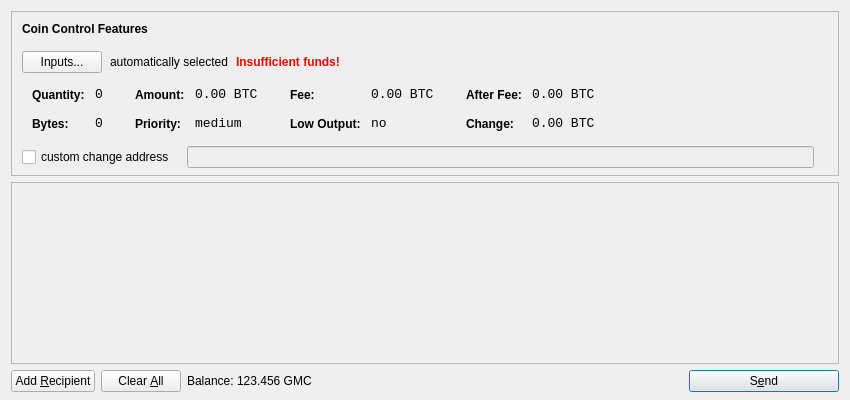
<?xml version="1.0" encoding="UTF-8"?>
<ui version="4.0">
 <class>SendCoinsDialog</class>
 <widget class="QDialog" name="SendCoinsDialog">
  <property name="geometry">
   <rect>
    <x>0</x>
    <y>0</y>
    <width>850</width>
    <height>400</height>
   </rect>
  </property>
  <property name="windowTitle">
   <string>Send Coins</string>
  </property>
  <layout class="QVBoxLayout" name="verticalLayout" stretch="0,1,0">
   <property name="bottomMargin">
    <number>8</number>
   </property>
   <item>
    <widget class="QFrame" name="frameCoinControl">
     <property name="sizePolicy">
      <sizepolicy hsizetype="Expanding" vsizetype="Expanding">
       <horstretch>0</horstretch>
       <verstretch>0</verstretch>
      </sizepolicy>
     </property>
     <property name="maximumSize">
      <size>
       <width>16777215</width>
       <height>16777215</height>
      </size>
     </property>
     <property name="frameShape">
      <enum>QFrame::StyledPanel</enum>
     </property>
     <property name="frameShadow">
      <enum>QFrame::Sunken</enum>
     </property>
     <layout class="QVBoxLayout" name="verticalLayoutCoinControl2">
      <property name="spacing">
       <number>-1</number>
      </property>
      <property name="leftMargin">
       <number>0</number>
      </property>
      <property name="topMargin">
       <number>0</number>
      </property>
      <property name="rightMargin">
       <number>0</number>
      </property>
      <property name="bottomMargin">
       <number>6</number>
      </property>
      <item>
       <layout class="QVBoxLayout" name="verticalLayoutCoinControl" stretch="0,0,0,0,1">
        <property name="spacing">
         <number>0</number>
        </property>
        <property name="leftMargin">
         <number>10</number>
        </property>
        <property name="topMargin">
         <number>10</number>
        </property>
        <item>
         <layout class="QHBoxLayout" name="horizontalLayoutCoinControl1">
          <property name="bottomMargin">
           <number>15</number>
          </property>
          <item>
           <widget class="QLabel" name="labelCoinControlFeatures">
            <property name="sizePolicy">
             <sizepolicy hsizetype="Preferred" vsizetype="Maximum">
              <horstretch>0</horstretch>
              <verstretch>0</verstretch>
             </sizepolicy>
            </property>
            <property name="font">
             <font>
              <weight>75</weight>
              <bold>true</bold>
             </font>
            </property>
            <property name="styleSheet">
             <string notr="true">font-weight:bold;</string>
            </property>
            <property name="text">
             <string>Coin Control Features</string>
            </property>
           </widget>
          </item>
         </layout>
        </item>
        <item>
         <layout class="QHBoxLayout" name="horizontalLayoutCoinControl2" stretch="0,0,0,0">
          <property name="spacing">
           <number>8</number>
          </property>
          <property name="bottomMargin">
           <number>10</number>
          </property>
          <item>
           <widget class="QPushButton" name="pushButtonCoinControl">
            <property name="styleSheet">
             <string notr="true"/>
            </property>
            <property name="text">
             <string>Inputs...</string>
            </property>
           </widget>
          </item>
          <item>
           <widget class="QLabel" name="labelCoinControlAutomaticallySelected">
            <property name="text">
             <string>automatically selected</string>
            </property>
            <property name="margin">
             <number>5</number>
            </property>
           </widget>
          </item>
          <item>
           <widget class="QLabel" name="labelCoinControlInsuffFunds">
            <property name="font">
             <font>
              <weight>75</weight>
              <bold>true</bold>
             </font>
            </property>
            <property name="styleSheet">
             <string notr="true">color:red;font-weight:bold;</string>
            </property>
            <property name="text">
             <string>Insufficient funds!</string>
            </property>
            <property name="margin">
             <number>5</number>
            </property>
           </widget>
          </item>
          <item>
           <spacer name="horizontalSpacerCoinControl">
            <property name="orientation">
             <enum>Qt::Horizontal</enum>
            </property>
            <property name="sizeHint" stdset="0">
             <size>
              <width>40</width>
              <height>1</height>
             </size>
            </property>
           </spacer>
          </item>
         </layout>
        </item>
        <item>
         <widget class="QWidget" name="widgetCoinControl" native="true">
          <property name="sizePolicy">
           <sizepolicy hsizetype="Preferred" vsizetype="Preferred">
            <horstretch>0</horstretch>
            <verstretch>0</verstretch>
           </sizepolicy>
          </property>
          <property name="minimumSize">
           <size>
            <width>0</width>
            <height>0</height>
           </size>
          </property>
          <property name="styleSheet">
           <string notr="true"/>
          </property>
          <layout class="QHBoxLayout" name="horizontalLayoutCoinControl5">
           <property name="margin">
            <number>0</number>
           </property>
           <item>
            <layout class="QHBoxLayout" name="horizontalLayoutCoinControl3" stretch="0,0,0,1">
             <property name="spacing">
              <number>20</number>
             </property>
             <property name="topMargin">
              <number>0</number>
             </property>
             <property name="bottomMargin">
              <number>10</number>
             </property>
             <item>
              <layout class="QFormLayout" name="formLayoutCoinControl1">
               <property name="horizontalSpacing">
                <number>10</number>
               </property>
               <property name="verticalSpacing">
                <number>14</number>
               </property>
               <property name="leftMargin">
                <number>10</number>
               </property>
               <property name="topMargin">
                <number>4</number>
               </property>
               <property name="rightMargin">
                <number>6</number>
               </property>
               <item row="0" column="0">
                <widget class="QLabel" name="labelCoinControlQuantityText">
                 <property name="styleSheet">
                  <string notr="true">font-weight:bold;</string>
                 </property>
                 <property name="text">
                  <string>Quantity:</string>
                 </property>
                 <property name="margin">
                  <number>0</number>
                 </property>
                </widget>
               </item>
               <item row="0" column="1">
                <widget class="QLabel" name="labelCoinControlQuantity">
                 <property name="font">
                  <font>
                   <family>Monospace</family>
                   <pointsize>10</pointsize>
                  </font>
                 </property>
                 <property name="cursor">
                  <cursorShape>IBeamCursor</cursorShape>
                 </property>
                 <property name="contextMenuPolicy">
                  <enum>Qt::ActionsContextMenu</enum>
                 </property>
                 <property name="text">
                  <string notr="true">0</string>
                 </property>
                 <property name="margin">
                  <number>0</number>
                 </property>
                 <property name="textInteractionFlags">
                  <set>Qt::LinksAccessibleByMouse|Qt::TextSelectableByKeyboard|Qt::TextSelectableByMouse</set>
                 </property>
                </widget>
               </item>
               <item row="1" column="0">
                <widget class="QLabel" name="labelCoinControlBytesText">
                 <property name="styleSheet">
                  <string notr="true">font-weight:bold;</string>
                 </property>
                 <property name="text">
                  <string>Bytes:</string>
                 </property>
                </widget>
               </item>
               <item row="1" column="1">
                <widget class="QLabel" name="labelCoinControlBytes">
                 <property name="font">
                  <font>
                   <family>Monospace</family>
                   <pointsize>10</pointsize>
                  </font>
                 </property>
                 <property name="cursor">
                  <cursorShape>IBeamCursor</cursorShape>
                 </property>
                 <property name="contextMenuPolicy">
                  <enum>Qt::ActionsContextMenu</enum>
                 </property>
                 <property name="text">
                  <string notr="true">0</string>
                 </property>
                 <property name="textInteractionFlags">
                  <set>Qt::LinksAccessibleByMouse|Qt::TextSelectableByKeyboard|Qt::TextSelectableByMouse</set>
                 </property>
                </widget>
               </item>
              </layout>
             </item>
             <item>
              <layout class="QFormLayout" name="formLayoutCoinControl2">
               <property name="horizontalSpacing">
                <number>10</number>
               </property>
               <property name="verticalSpacing">
                <number>14</number>
               </property>
               <property name="leftMargin">
                <number>6</number>
               </property>
               <property name="topMargin">
                <number>4</number>
               </property>
               <property name="rightMargin">
                <number>6</number>
               </property>
               <item row="0" column="0">
                <widget class="QLabel" name="labelCoinControlAmountText">
                 <property name="styleSheet">
                  <string notr="true">font-weight:bold;</string>
                 </property>
                 <property name="text">
                  <string>Amount:</string>
                 </property>
                 <property name="margin">
                  <number>0</number>
                 </property>
                </widget>
               </item>
               <item row="0" column="1">
                <widget class="QLabel" name="labelCoinControlAmount">
                 <property name="font">
                  <font>
                   <family>Monospace</family>
                   <pointsize>10</pointsize>
                  </font>
                 </property>
                 <property name="cursor">
                  <cursorShape>IBeamCursor</cursorShape>
                 </property>
                 <property name="contextMenuPolicy">
                  <enum>Qt::ActionsContextMenu</enum>
                 </property>
                 <property name="text">
                  <string notr="true">0.00 BTC</string>
                 </property>
                 <property name="textInteractionFlags">
                  <set>Qt::LinksAccessibleByMouse|Qt::TextSelectableByKeyboard|Qt::TextSelectableByMouse</set>
                 </property>
                </widget>
               </item>
               <item row="1" column="0">
                <widget class="QLabel" name="labelCoinControlPriorityText">
                 <property name="styleSheet">
                  <string notr="true">font-weight:bold;</string>
                 </property>
                 <property name="text">
                  <string>Priority:</string>
                 </property>
                </widget>
               </item>
               <item row="1" column="1">
                <widget class="QLabel" name="labelCoinControlPriority">
                 <property name="font">
                  <font>
                   <family>Monospace</family>
                   <pointsize>10</pointsize>
                  </font>
                 </property>
                 <property name="cursor">
                  <cursorShape>IBeamCursor</cursorShape>
                 </property>
                 <property name="contextMenuPolicy">
                  <enum>Qt::ActionsContextMenu</enum>
                 </property>
                 <property name="text">
                  <string>medium</string>
                 </property>
                 <property name="textInteractionFlags">
                  <set>Qt::LinksAccessibleByMouse|Qt::TextSelectableByKeyboard|Qt::TextSelectableByMouse</set>
                 </property>
                </widget>
               </item>
              </layout>
             </item>
             <item>
              <layout class="QFormLayout" name="formLayoutCoinControl3">
               <property name="horizontalSpacing">
                <number>10</number>
               </property>
               <property name="verticalSpacing">
                <number>14</number>
               </property>
               <property name="leftMargin">
                <number>6</number>
               </property>
               <property name="topMargin">
                <number>4</number>
               </property>
               <property name="rightMargin">
                <number>6</number>
               </property>
               <item row="0" column="0">
                <widget class="QLabel" name="labelCoinControlFeeText">
                 <property name="styleSheet">
                  <string notr="true">font-weight:bold;</string>
                 </property>
                 <property name="text">
                  <string>Fee:</string>
                 </property>
                 <property name="margin">
                  <number>0</number>
                 </property>
                </widget>
               </item>
               <item row="0" column="1">
                <widget class="QLabel" name="labelCoinControlFee">
                 <property name="font">
                  <font>
                   <family>Monospace</family>
                   <pointsize>10</pointsize>
                  </font>
                 </property>
                 <property name="cursor">
                  <cursorShape>IBeamCursor</cursorShape>
                 </property>
                 <property name="contextMenuPolicy">
                  <enum>Qt::ActionsContextMenu</enum>
                 </property>
                 <property name="text">
                  <string notr="true">0.00 BTC</string>
                 </property>
                 <property name="textInteractionFlags">
                  <set>Qt::LinksAccessibleByMouse|Qt::TextSelectableByKeyboard|Qt::TextSelectableByMouse</set>
                 </property>
                </widget>
               </item>
               <item row="1" column="0">
                <widget class="QLabel" name="labelCoinControlLowOutputText">
                 <property name="styleSheet">
                  <string notr="true">font-weight:bold;</string>
                 </property>
                 <property name="text">
                  <string>Low Output:</string>
                 </property>
                </widget>
               </item>
               <item row="1" column="1">
                <widget class="QLabel" name="labelCoinControlLowOutput">
                 <property name="font">
                  <font>
                   <family>Monospace</family>
                   <pointsize>10</pointsize>
                  </font>
                 </property>
                 <property name="cursor">
                  <cursorShape>IBeamCursor</cursorShape>
                 </property>
                 <property name="contextMenuPolicy">
                  <enum>Qt::ActionsContextMenu</enum>
                 </property>
                 <property name="text">
                  <string>no</string>
                 </property>
                 <property name="textInteractionFlags">
                  <set>Qt::LinksAccessibleByMouse|Qt::TextSelectableByKeyboard|Qt::TextSelectableByMouse</set>
                 </property>
                </widget>
               </item>
              </layout>
             </item>
             <item>
              <layout class="QFormLayout" name="formLayoutCoinControl4">
               <property name="horizontalSpacing">
                <number>10</number>
               </property>
               <property name="verticalSpacing">
                <number>14</number>
               </property>
               <property name="leftMargin">
                <number>6</number>
               </property>
               <property name="topMargin">
                <number>4</number>
               </property>
               <property name="rightMargin">
                <number>6</number>
               </property>
               <item row="0" column="0">
                <widget class="QLabel" name="labelCoinControlAfterFeeText">
                 <property name="styleSheet">
                  <string notr="true">font-weight:bold;</string>
                 </property>
                 <property name="text">
                  <string>After Fee:</string>
                 </property>
                 <property name="margin">
                  <number>0</number>
                 </property>
                </widget>
               </item>
               <item row="0" column="1">
                <widget class="QLabel" name="labelCoinControlAfterFee">
                 <property name="font">
                  <font>
                   <family>Monospace</family>
                   <pointsize>10</pointsize>
                  </font>
                 </property>
                 <property name="cursor">
                  <cursorShape>IBeamCursor</cursorShape>
                 </property>
                 <property name="contextMenuPolicy">
                  <enum>Qt::ActionsContextMenu</enum>
                 </property>
                 <property name="text">
                  <string notr="true">0.00 BTC</string>
                 </property>
                 <property name="textInteractionFlags">
                  <set>Qt::LinksAccessibleByMouse|Qt::TextSelectableByKeyboard|Qt::TextSelectableByMouse</set>
                 </property>
                </widget>
               </item>
               <item row="1" column="0">
                <widget class="QLabel" name="labelCoinControlChangeText">
                 <property name="styleSheet">
                  <string notr="true">font-weight:bold;</string>
                 </property>
                 <property name="text">
                  <string>Change:</string>
                 </property>
                </widget>
               </item>
               <item row="1" column="1">
                <widget class="QLabel" name="labelCoinControlChange">
                 <property name="font">
                  <font>
                   <family>Monospace</family>
                   <pointsize>10</pointsize>
                  </font>
                 </property>
                 <property name="cursor">
                  <cursorShape>IBeamCursor</cursorShape>
                 </property>
                 <property name="contextMenuPolicy">
                  <enum>Qt::ActionsContextMenu</enum>
                 </property>
                 <property name="text">
                  <string notr="true">0.00 BTC</string>
                 </property>
                 <property name="textInteractionFlags">
                  <set>Qt::LinksAccessibleByMouse|Qt::TextSelectableByKeyboard|Qt::TextSelectableByMouse</set>
                 </property>
                </widget>
               </item>
              </layout>
             </item>
            </layout>
           </item>
          </layout>
         </widget>
        </item>
        <item>
         <layout class="QHBoxLayout" name="horizontalLayoutCoinControl4" stretch="0,0,0">
          <property name="spacing">
           <number>12</number>
          </property>
          <property name="sizeConstraint">
           <enum>QLayout::SetDefaultConstraint</enum>
          </property>
          <property name="topMargin">
           <number>5</number>
          </property>
          <property name="rightMargin">
           <number>5</number>
          </property>
          <item>
           <widget class="QCheckBox" name="checkBoxCoinControlChange">
            <property name="text">
             <string>custom change address</string>
            </property>
           </widget>
          </item>
          <item>
           <widget class="QLineEdit" name="lineEditCoinControlChange">
            <property name="enabled">
             <bool>false</bool>
            </property>
            <property name="sizePolicy">
             <sizepolicy hsizetype="Expanding" vsizetype="Fixed">
              <horstretch>0</horstretch>
              <verstretch>0</verstretch>
             </sizepolicy>
            </property>
           </widget>
          </item>
          <item>
           <widget class="QLabel" name="labelCoinControlChangeLabel">
            <property name="sizePolicy">
             <sizepolicy hsizetype="Preferred" vsizetype="Expanding">
              <horstretch>0</horstretch>
              <verstretch>0</verstretch>
             </sizepolicy>
            </property>
            <property name="minimumSize">
             <size>
              <width>0</width>
              <height>0</height>
             </size>
            </property>
            <property name="text">
             <string/>
            </property>
            <property name="margin">
             <number>3</number>
            </property>
           </widget>
          </item>
         </layout>
        </item>
        <item>
         <spacer name="verticalSpacerCoinControl">
          <property name="orientation">
           <enum>Qt::Vertical</enum>
          </property>
          <property name="sizeHint" stdset="0">
           <size>
            <width>800</width>
            <height>1</height>
           </size>
          </property>
         </spacer>
        </item>
       </layout>
      </item>
     </layout>
    </widget>
   </item>
   <item>
    <widget class="QScrollArea" name="scrollArea">
     <property name="widgetResizable">
      <bool>true</bool>
     </property>
     <widget class="QWidget" name="scrollAreaWidgetContents">
      <property name="geometry">
       <rect>
        <x>0</x>
        <y>0</y>
        <width>830</width>
        <height>165</height>
       </rect>
      </property>
      <layout class="QVBoxLayout" name="verticalLayout_2">
       <property name="margin">
        <number>0</number>
       </property>
       <item>
        <layout class="QVBoxLayout" name="entries">
         <property name="spacing">
          <number>6</number>
         </property>
        </layout>
       </item>
       <item>
        <spacer name="verticalSpacer">
         <property name="orientation">
          <enum>Qt::Vertical</enum>
         </property>
         <property name="sizeHint" stdset="0">
          <size>
           <width>20</width>
           <height>40</height>
          </size>
         </property>
        </spacer>
       </item>
      </layout>
     </widget>
    </widget>
   </item>
   <item>
    <layout class="QHBoxLayout" name="horizontalLayout">
     <item>
      <widget class="QPushButton" name="addButton">
       <property name="toolTip">
        <string>Send to multiple recipients at once</string>
       </property>
       <property name="text">
        <string>Add &amp;Recipient</string>
       </property>
       <property name="icon">
        <iconset resource="../bitcoin.qrc">
         <normaloff>:/icons/add</normaloff>:/icons/add</iconset>
       </property>
       <property name="autoDefault">
        <bool>false</bool>
       </property>
      </widget>
     </item>
     <item>
      <widget class="QPushButton" name="clearButton">
       <property name="sizePolicy">
        <sizepolicy hsizetype="Minimum" vsizetype="Fixed">
         <horstretch>0</horstretch>
         <verstretch>0</verstretch>
        </sizepolicy>
       </property>
       <property name="toolTip">
        <string>Remove all transaction fields</string>
       </property>
       <property name="text">
        <string>Clear &amp;All</string>
       </property>
       <property name="icon">
        <iconset resource="../bitcoin.qrc">
         <normaloff>:/icons/remove</normaloff>:/icons/remove</iconset>
       </property>
       <property name="autoRepeatDelay">
        <number>300</number>
       </property>
       <property name="autoDefault">
        <bool>false</bool>
       </property>
      </widget>
     </item>
     <item>
      <layout class="QHBoxLayout" name="horizontalLayout_2">
       <property name="spacing">
        <number>3</number>
       </property>
       <item>
        <widget class="QLabel" name="label">
         <property name="text">
          <string>Balance:</string>
         </property>
        </widget>
       </item>
       <item>
        <widget class="QLabel" name="labelBalance">
         <property name="cursor">
          <cursorShape>IBeamCursor</cursorShape>
         </property>
         <property name="text">
          <string>123.456 GMC</string>
         </property>
         <property name="textInteractionFlags">
          <set>Qt::LinksAccessibleByMouse|Qt::TextSelectableByKeyboard|Qt::TextSelectableByMouse</set>
         </property>
        </widget>
       </item>
      </layout>
     </item>
     <item>
      <spacer name="horizontalSpacer">
       <property name="orientation">
        <enum>Qt::Horizontal</enum>
       </property>
       <property name="sizeHint" stdset="0">
        <size>
         <width>40</width>
         <height>20</height>
        </size>
       </property>
      </spacer>
     </item>
     <item>
      <widget class="QPushButton" name="sendButton">
       <property name="minimumSize">
        <size>
         <width>150</width>
         <height>0</height>
        </size>
       </property>
       <property name="toolTip">
        <string>Confirm the send action</string>
       </property>
       <property name="text">
        <string>S&amp;end</string>
       </property>
       <property name="icon">
        <iconset resource="../bitcoin.qrc">
         <normaloff>:/icons/send</normaloff>:/icons/send</iconset>
       </property>
       <property name="default">
        <bool>true</bool>
       </property>
      </widget>
     </item>
    </layout>
   </item>
  </layout>
 </widget>
 <resources>
  <include location="../bitcoin.qrc"/>
 </resources>
 <connections/>
</ui>
